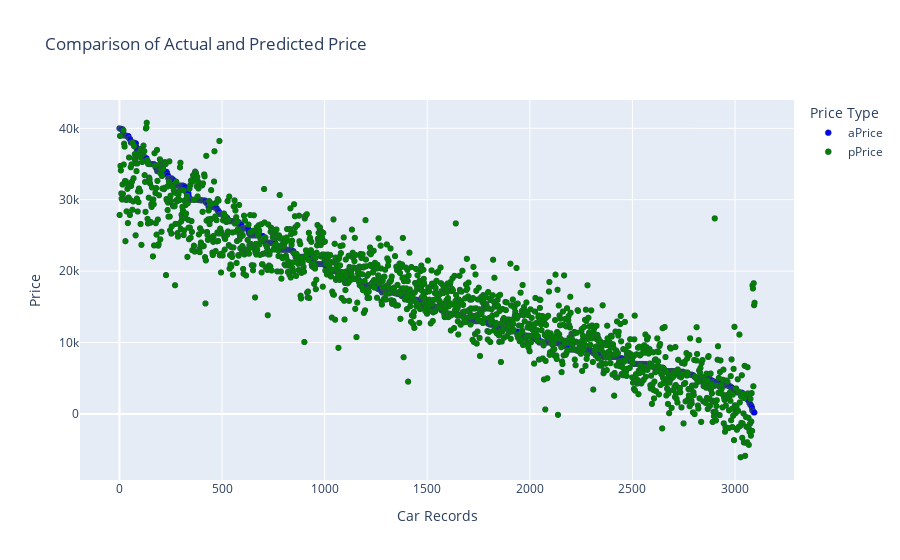

Here is the notebook cell this chart was saved with:
### Code cell
# Adding an index-like column for plotting
stacked_df['index'] = stacked_df.index

fig = px.scatter(stacked_df, x='index', y='Price', color='Price Type',
                 title='Comparison of Actual and Predicted Price',
                 labels={'index': 'Car Records', 'Price': 'Price'},
                 color_discrete_sequence=['blue', 'green'])

fig.update_traces(marker=dict(size=6,
                              line=dict(width=0.5,
                                        color='DarkSlateGrey')),
                  selector=dict(mode='markers'))

fig.show()

### Figure 1 — Plotly figure (JSON) as saved in the notebook; plotly's stock layout.template omitted (floating-point values rounded to 4 significant figures; data arrays with more than 128 entries replaced by an {"elided": "..."} marker saying what was removed)
{"data": [{"hovertemplate": "Price Type=aPrice<br>Car Records=%{x}<br>Price=%{y}<extra></extra>", "legendgroup": "aPrice", "marker": {"color": "blue", "line": {"color": "DarkSlateGrey", "width": 0.5}, "size": 6, "symbol": "circle"}, "mode": "markers", "name": "aPrice", "showlegend": true, "type": "scattergl", "x": {"elided": "1548 int values"}, "xaxis": "x", "y": {"elided": "1548 float values"}, "yaxis": "y"}, {"hovertemplate": "Price Type=pPrice<br>Car Records=%{x}<br>Price=%{y}<extra></extra>", "legendgroup": "pPrice", "marker": {"color": "green", "line": {"color": "DarkSlateGrey", "width": 0.5}, "size": 6, "symbol": "circle"}, "mode": "markers", "name": "pPrice", "showlegend": true, "type": "scattergl", "x": {"elided": "1548 int values"}, "xaxis": "x", "y": {"elided": "1548 float values"}, "yaxis": "y"}], "layout": {"legend": {"title": {"text": "Price Type"}, "tracegroupgap": 0}, "title": {"text": "Comparison of Actual and Predicted Price"}, "xaxis": {"anchor": "y", "domain": [0, 1], "title": {"text": "Car Records"}}, "yaxis": {"anchor": "x", "domain": [0, 1], "title": {"text": "Price"}}}}
